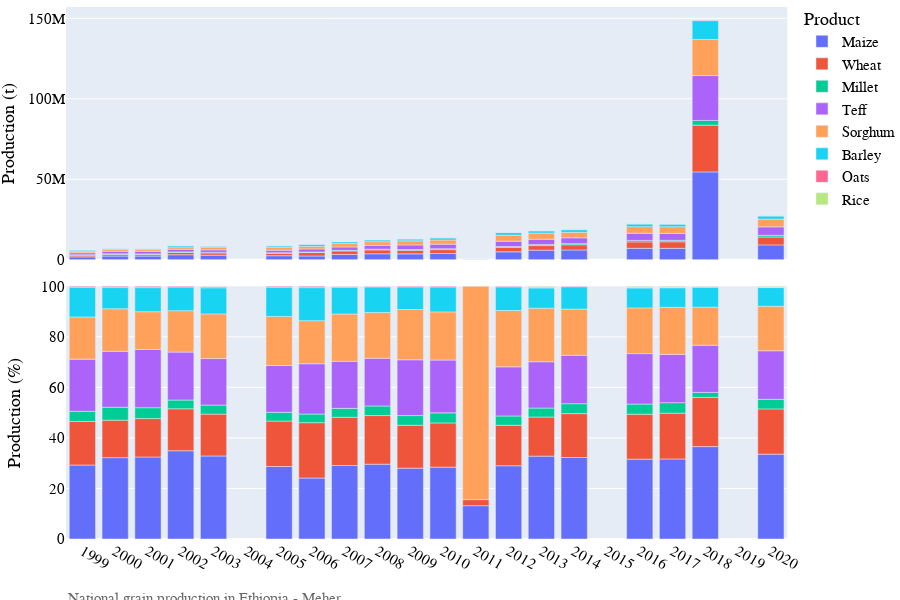

The cell this chart's notebook holds for it:
### Code cell
# Bar chart of national grain production
country_iso, country_name = 'ET', 'Ethiopia'
df = pd.read_hdf('./data/crop/adm_crop_production_%s.hdf' % country_iso)
df = df[df['gscd_code']=='calibrated']; df['year'] = df['harvest_year']
year = [df['year'].min(), df['year'].max()]
product_order = ['Maize', 'Wheat','Millet', 'Teff','Sorghum','Barley','Oats','Rice']
for season_name in ['Meher']:
    footnote = 'National grain production in %s - %s' % (country_name, season_name)
    fn_save = './figures/%s_bar_natgrainprod_%s.png' % (country_iso, season_name)
    sub = df[df['season_name'] == season_name]
    fig = PlotBarProduction(sub, year, product_order, footnote, fn_save)
    fig.show()

### Figure 1 — Plotly figure (JSON) as saved in the notebook; plotly's stock layout.template omitted (floating-point values rounded to 4 significant figures)
{"data": [{"alignmentgroup": "True", "hovertemplate": "product=Maize<br>season_name=Meher<br>type=orig_unit<br>year=%{x}<br>value=%{y}<extra></extra>", "legendgroup": "Maize", "marker": {"color": "#636efa", "pattern": {"shape": ""}}, "name": "Maize", "offsetgroup": "Maize", "orientation": "v", "showlegend": true, "textposition": "auto", "type": "bar", "x": [1999, 2000, 2001, 2002, 2003, 2005, 2006, 2007, 2008, 2009, 2010, 2011, 2012, 2013, 2014, 2016, 2017, 2018, 2020], "xaxis": "x2", "y": [1771000.0, 2279000.0, 2259000.0, 3068000.0, 2814000.0, 2480000.0, 2327000.0, 3271000.0, 3683000.0, 3621000.0, 3873000.0, 2437.0, 4897000.0, 5942000.0, 6031000.0, 7087000.0, 7072000.0, 54540000.0, 9202000.0], "yaxis": "y2"}, {"alignmentgroup": "True", "hovertemplate": "product=Maize<br>season_name=Meher<br>type=percent<br>year=%{x}<br>value=%{y}<extra></extra>", "legendgroup": "Maize", "marker": {"color": "#636efa", "pattern": {"shape": ""}}, "name": "Maize", "offsetgroup": "Maize", "orientation": "v", "showlegend": false, "textposition": "auto", "type": "bar", "x": [1999, 2000, 2001, 2002, 2003, 2005, 2006, 2007, 2008, 2009, 2010, 2011, 2012, 2013, 2014, 2016, 2017, 2018, 2020], "xaxis": "x", "y": [29.28, 32.2, 32.46, 34.92, 32.86, 28.68, 24.13, 29.08, 29.6, 28.03, 28.42, 13.19, 28.98, 32.79, 32.25, 31.6, 31.67, 36.57, 33.59], "yaxis": "y"}, {"alignmentgroup": "True", "hovertemplate": "product=Wheat<br>season_name=Meher<br>type=orig_unit<br>year=%{x}<br>value=%{y}<extra></extra>", "legendgroup": "Wheat", "marker": {"color": "#EF553B", "pattern": {"shape": ""}}, "name": "Wheat", "offsetgroup": "Wheat", "orientation": "v", "showlegend": true, "textposition": "auto", "type": "bar", "x": [1999, 2000, 2001, 2002, 2003, 2005, 2006, 2007, 2008, 2009, 2010, 2011, 2012, 2013, 2014, 2016, 2017, 2018, 2020], "xaxis": "x2", "y": [1043000.0, 1050000.0, 1057000.0, 1460000.0, 1417000.0, 1556000.0, 2112000.0, 2148000.0, 2394000.0, 2193000.0, 2387000.0, 444.6, 2708000.0, 2805000.0, 3248000.0, 3988000.0, 4046000.0, 29060000.0, 4906000.0], "yaxis": "y2"}, {"alignmentgroup": "True", "hovertemplate": "product=Wheat<br>season_name=Meher<br>type=percent<br>year=%{x}<br>value=%{y}<extra></extra>", "legendgroup": "Wheat", "marker": {"color": "#EF553B", "pattern": {"shape": ""}}, "name": "Wheat", "offsetgroup": "Wheat", "orientation": "v", "showlegend": false, "textposition": "auto", "type": "bar", "x": [1999, 2000, 2001, 2002, 2003, 2005, 2006, 2007, 2008, 2009, 2010, 2011, 2012, 2013, 2014, 2016, 2017, 2018, 2020], "xaxis": "x", "y": [17.23, 14.83, 15.19, 16.62, 16.56, 17.99, 21.9, 19.09, 19.24, 16.97, 17.52, 2.406, 16.03, 15.48, 17.37, 17.78, 18.12, 19.48, 17.91], "yaxis": "y"}, {"alignmentgroup": "True", "hovertemplate": "product=Millet<br>season_name=Meher<br>type=orig_unit<br>year=%{x}<br>value=%{y}<extra></extra>", "legendgroup": "Millet", "marker": {"color": "#00cc96", "pattern": {"shape": ""}}, "name": "Millet", "offsetgroup": "Millet", "orientation": "v", "showlegend": true, "textposition": "auto", "type": "bar", "x": [1999, 2000, 2001, 2002, 2003, 2005, 2006, 2007, 2008, 2009, 2010, 2012, 2013, 2014, 2016, 2017, 2018, 2020], "xaxis": "x2", "y": [243545, 361805, 299555, 303368, 307300.0, 300800.0, 330100.0, 396900.0, 473400.0, 496400.0, 542400.0, 621900.0, 644000.0, 734400.0, 903300.0, 926100.0, 2920000.0, 1034000.0], "yaxis": "y2"}, {"alignmentgroup": "True", "hovertemplate": "product=Millet<br>season_name=Meher<br>type=percent<br>year=%{x}<br>value=%{y}<extra></extra>", "legendgroup": "Millet", "marker": {"color": "#00cc96", "pattern": {"shape": ""}}, "name": "Millet", "offsetgroup": "Millet", "orientation": "v", "showlegend": false, "textposition": "auto", "type": "bar", "x": [1999, 2000, 2001, 2002, 2003, 2005, 2006, 2007, 2008, 2009, 2010, 2012, 2013, 2014, 2016, 2017, 2018, 2020], "xaxis": "x", "y": [4.026, 5.113, 4.304, 3.453, 3.59, 3.479, 3.424, 3.528, 3.805, 3.842, 3.981, 3.681, 3.554, 3.927, 4.027, 4.148, 1.957, 3.775], "yaxis": "y"}, {"alignmentgroup": "True", "hovertemplate": "product=Teff<br>season_name=Meher<br>type=orig_unit<br>year=%{x}<br>value=%{y}<extra></extra>", "legendgroup": "Teff", "marker": {"color": "#ab63fa", "pattern": {"shape": ""}}, "name": "Teff", "offsetgroup": "Teff", "orientation": "v", "showlegend": true, "textposition": "auto", "type": "bar", "x": [1999, 2000, 2001, 2002, 2003, 2005, 2006, 2007, 2008, 2009, 2010, 2012, 2013, 2014, 2016, 2017, 2018, 2020], "xaxis": "x2", "y": [1248000.0, 1566000.0, 1606000.0, 1666000.0, 1575000.0, 1599000.0, 1918000.0, 2093000.0, 2347000.0, 2852000.0, 2845000.0, 3284000.0, 3319000.0, 3586000.0, 4472000.0, 4265000.0, 27890000.0, 5266000.0], "yaxis": "y2"}, {"alignmentgroup": "True", "hovertemplate": "product=Teff<br>season_name=Meher<br>type=percent<br>year=%{x}<br>value=%{y}<extra></extra>", "legendgroup": "Teff", "marker": {"color": "#ab63fa", "pattern": {"shape": ""}}, "name": "Teff", "offsetgroup": "Teff", "orientation": "v", "showlegend": false, "textposition": "auto", "type": "bar", "x": [1999, 2000, 2001, 2002, 2003, 2005, 2006, 2007, 2008, 2009, 2010, 2012, 2013, 2014, 2016, 2017, 2018, 2020], "xaxis": "x", "y": [20.64, 22.13, 23.07, 18.96, 18.39, 18.49, 19.89, 18.61, 18.86, 22.07, 20.88, 19.44, 18.31, 19.18, 19.94, 19.1, 18.7, 19.22], "yaxis": "y"}, {"alignmentgroup": "True", "hovertemplate": "product=Sorghum<br>season_name=Meher<br>type=orig_unit<br>year=%{x}<br>value=%{y}<extra></extra>", "legendgroup": "Sorghum", "marker": {"color": "#FFA15A", "pattern": {"shape": ""}}, "name": "Sorghum", "offsetgroup": "Sorghum", "orientation": "v", "showlegend": true, "textposition": "auto", "type": "bar", "x": [1999, 2000, 2001, 2002, 2003, 2005, 2006, 2007, 2008, 2009, 2010, 2011, 2012, 2013, 2014, 2016, 2017, 2018, 2020], "xaxis": "x2", "y": [1010000.0, 1191000.0, 1038000.0, 1440000.0, 1514000.0, 1676000.0, 1643000.0, 2107000.0, 2253000.0, 2571000.0, 2598000.0, 15600.0, 3767000.0, 3843000.0, 3416000.0, 4062000.0, 4163000.0, 22440000.0, 4823000.0], "yaxis": "y2"}, {"alignmentgroup": "True", "hovertemplate": "product=Sorghum<br>season_name=Meher<br>type=percent<br>year=%{x}<br>value=%{y}<extra></extra>", "legendgroup": "Sorghum", "marker": {"color": "#FFA15A", "pattern": {"shape": ""}}, "name": "Sorghum", "offsetgroup": "Sorghum", "orientation": "v", "showlegend": false, "textposition": "auto", "type": "bar", "x": [1999, 2000, 2001, 2002, 2003, 2005, 2006, 2007, 2008, 2009, 2010, 2011, 2012, 2013, 2014, 2016, 2017, 2018, 2020], "xaxis": "x", "y": [16.7, 16.83, 14.92, 16.39, 17.68, 19.38, 17.05, 18.73, 18.11, 19.9, 19.07, 84.4, 22.3, 21.2, 18.27, 18.11, 18.64, 15.05, 17.6], "yaxis": "y"}, {"alignmentgroup": "True", "hovertemplate": "product=Barley<br>season_name=Meher<br>type=orig_unit<br>year=%{x}<br>value=%{y}<extra></extra>", "legendgroup": "Barley", "marker": {"color": "#19d3f3", "pattern": {"shape": ""}}, "name": "Barley", "offsetgroup": "Barley", "orientation": "v", "showlegend": true, "textposition": "auto", "type": "bar", "x": [1999, 2000, 2001, 2002, 2003, 2005, 2006, 2007, 2008, 2009, 2010, 2012, 2013, 2014, 2016, 2017, 2018, 2020], "xaxis": "x2", "y": [706700.0, 595300.0, 664100.0, 823000.0, 884800.0, 1002000.0, 1262000.0, 1186000.0, 1261000.0, 1155000.0, 1344000.0, 1580000.0, 1455000.0, 1651000.0, 1770000.0, 1728000.0, 11720000.0, 2033000.0], "yaxis": "y2"}, {"alignmentgroup": "True", "hovertemplate": "product=Barley<br>season_name=Meher<br>type=percent<br>year=%{x}<br>value=%{y}<extra></extra>", "legendgroup": "Barley", "marker": {"color": "#19d3f3", "pattern": {"shape": ""}}, "name": "Barley", "offsetgroup": "Barley", "orientation": "v", "showlegend": false, "textposition": "auto", "type": "bar", "x": [1999, 2000, 2001, 2002, 2003, 2005, 2006, 2007, 2008, 2009, 2010, 2012, 2013, 2014, 2016, 2017, 2018, 2020], "xaxis": "x", "y": [11.68, 8.412, 9.541, 9.368, 10.34, 11.59, 13.09, 10.54, 10.14, 8.937, 9.867, 9.35, 8.03, 8.826, 7.893, 7.739, 7.856, 7.419], "yaxis": "y"}, {"alignmentgroup": "True", "hovertemplate": "product=Oats<br>season_name=Meher<br>type=orig_unit<br>year=%{x}<br>value=%{y}<extra></extra>", "legendgroup": "Oats", "marker": {"color": "#FF6692", "pattern": {"shape": ""}}, "name": "Oats", "offsetgroup": "Oats", "orientation": "v", "showlegend": true, "textposition": "auto", "type": "bar", "x": [1999, 2000, 2001, 2002, 2003, 2005, 2006, 2007, 2008, 2009, 2010, 2012, 2013, 2014, 2016, 2017, 2018, 2020], "xaxis": "x2", "y": [26945, 34810.0, 35900.0, 25130.0, 34260.0, 33450.0, 49420.0, 37550.0, 30180.0, 31860.0, 35070.0, 37940.0, 41490.0, 34090.0, 42260.0, 33180.0, 367100.0, 31870.0], "yaxis": "y2"}, {"alignmentgroup": "True", "hovertemplate": "product=Oats<br>season_name=Meher<br>type=percent<br>year=%{x}<br>value=%{y}<extra></extra>", "legendgroup": "Oats", "marker": {"color": "#FF6692", "pattern": {"shape": ""}}, "name": "Oats", "offsetgroup": "Oats", "orientation": "v", "showlegend": false, "textposition": "auto", "type": "bar", "x": [1999, 2000, 2001, 2002, 2003, 2005, 2006, 2007, 2008, 2009, 2010, 2012, 2013, 2014, 2016, 2017, 2018, 2020], "xaxis": "x", "y": [0.4454, 0.4919, 0.5158, 0.286, 0.4002, 0.3869, 0.5126, 0.3338, 0.2425, 0.2466, 0.2574, 0.2246, 0.2289, 0.1823, 0.1884, 0.1486, 0.2461, 0.1163], "yaxis": "y"}, {"alignmentgroup": "True", "hovertemplate": "product=Rice<br>season_name=Meher<br>type=orig_unit<br>year=%{x}<br>value=%{y}<extra></extra>", "legendgroup": "Rice", "marker": {"color": "#B6E880", "pattern": {"shape": ""}}, "name": "Rice", "offsetgroup": "Rice", "orientation": "v", "showlegend": true, "textposition": "auto", "type": "bar", "x": [2003, 2007, 2008, 2013, 2016, 2017, 2018, 2020], "xaxis": "x2", "y": [15490.0, 10780.0, 251.8, 73630.0, 102700.0, 94170.0, 226700.0, 102700.0], "yaxis": "y2"}, {"alignmentgroup": "True", "hovertemplate": "product=Rice<br>season_name=Meher<br>type=percent<br>year=%{x}<br>value=%{y}<extra></extra>", "legendgroup": "Rice", "marker": {"color": "#B6E880", "pattern": {"shape": ""}}, "name": "Rice", "offsetgroup": "Rice", "orientation": "v", "showlegend": false, "textposition": "auto", "type": "bar", "x": [2003, 2007, 2008, 2013, 2016, 2017, 2018, 2020], "xaxis": "x", "y": [0.181, 0.0958, 0.002024, 0.4063, 0.458, 0.4217, 0.152, 0.3747], "yaxis": "y"}], "layout": {"annotations": [{"showarrow": false, "text": "", "textangle": 90, "x": 0.98, "xanchor": "left", "xref": "paper", "y": 0.2375, "yanchor": "middle", "yref": "paper"}, {"showarrow": false, "text": "", "textangle": 90, "x": 0.98, "xanchor": "left", "xref": "paper", "y": 0.7625, "yanchor": "middle", "yref": "paper"}, {"align": "left", "font": {"color": "dimgrey", "family": "arial", "size": 15}, "showarrow": false, "text": "National grain production in Ethiopia - Meher", "x": 0, "xref": "paper", "y": -0.13, "yref": "paper"}], "barmode": "relative", "font": {"color": "black", "family": "arial", "size": 15}, "height": 600, "legend": {"title": {"text": "Product"}, "tracegroupgap": 0, "x": 1, "y": 1.01}, "margin": {"b": 0, "l": 0, "r": 0, "t": 0}, "width": 900, "xaxis": {"anchor": "y", "domain": [0, 0.98], "dtick": 1, "range": [1998.0, 2020.0], "title": {"text": ""}}, "xaxis2": {"anchor": "y2", "domain": [0, 0.98], "matches": "x", "showticklabels": false}, "yaxis": {"anchor": "x", "domain": [0, 0.475], "range": [0, 100], "title": {"text": "Production (%)"}}, "yaxis2": {"anchor": "x2", "domain": [0.525, 1], "title": {"text": "Production (t)"}}}}
